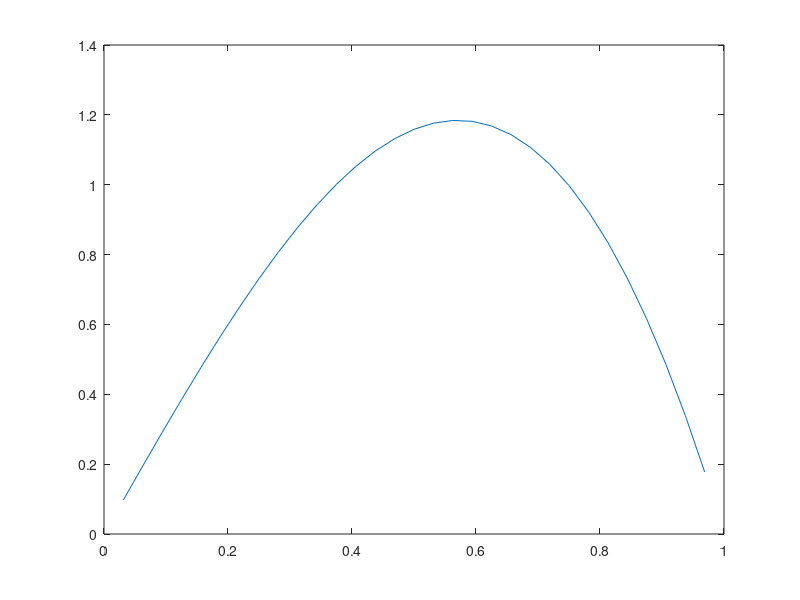

This figure's MATLAB source:
clear all;
method=2;
l=5;num_relax=3;
N=2^l-1;
M=2^(l-1)-1;
h=1/(N+1);
L=(diag(ones(N-1,1),1)+diag(-2*ones(N,1))+diag(ones(N-1,1),-1))/h^2;
R=zeros(M,N);
for m=1:M
    
  R(m,1+2*(m-1))=1/4;
  R(m,2+2*(m-1))=1/2;
  R(m,3+2*(m-1))=1/4;
   
end

P=2*R';
LE11=R*L*P;
LE12=R*L;
LE21=L*P;
LE22=L;
LE1=cat(2,LE11,LE12);
LE2=cat(2,LE21,LE22);
LE=cat(1,LE1,LE2);
x=h:h:1-h;
Fk=zeros(1,N);
for i=1:N
Fk(i)=-2*pi^2*sin(x(i));
end
Fk=Fk';
FE1=R*Fk;
FE=cat(1,FE1,Fk);
res=1;
iter=0;
w1=zeros(M,1);
w2=zeros(N,1);
I=eye(N);
SE=cat(2,P,I);
tic;
while(res>1e-4)

% for k=1:num_relax
    
for i=1:N
    sum1=0;sum2=0;
    if i>1
    for j=1:i-1
        sum1=sum1+L(i,j)*w2(j);
    end
    end
    if i<N
    for j=i+1:N
        sum2=sum2+L(i,j)*w2(j);
    end
    end
    r1=Fk(i)-LE21*w1;
    w2(i)=(r1(i)-sum1-sum2)/L(i,i);
end
iter=iter+1;
% end
% for l=1:num_relax
for i=1:M
    sum3=0;sum4=0;
    if i>1
    for j=1:i-1
        sum3=sum3+LE11(i,j)*w1(j);
    end
    end
    if i<M
    for j=i+1:M
        sum4=sum4+LE11(i,j)*w1(j);
    end
    end
    r2=FE1(i)-LE12*w2(i);
    w1(i)=(r2(i)-sum3-sum4)/LE11(i,i);
end
% end
w=cat(1,w1,w2);
u=SE*w;
r=Fk-L*u;
res=norm(r)/sqrt(N);
iter=iter+1;
end
iter
t=toc
plot(x,u)


